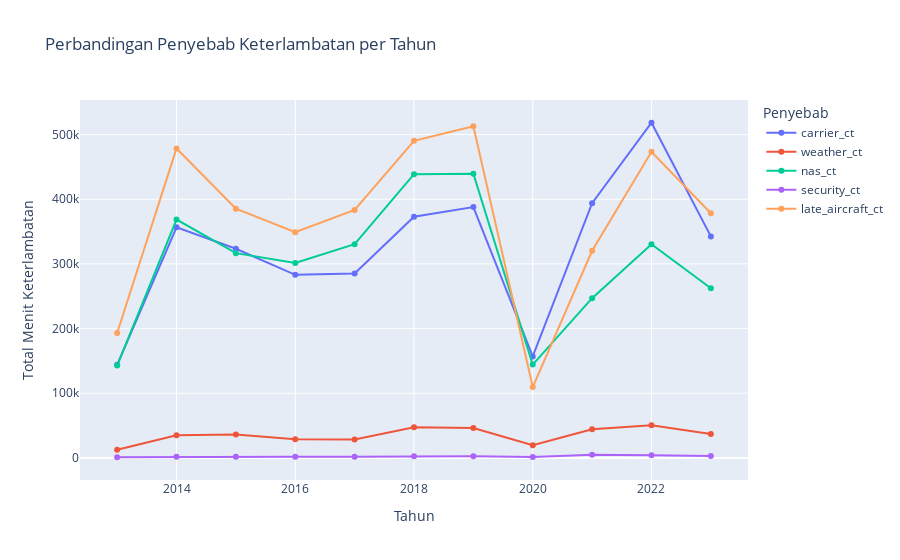

Notebook cell for this chart:
### Code cell
import plotly.express as px

df_melt = delay_per_year.melt(id_vars='year', var_name='Penyebab', value_name='Total Delay')

fig = px.line(df_melt,
              x='year',
              y='Total Delay',
              color='Penyebab',
              markers=True,
              title='Perbandingan Penyebab Keterlambatan per Tahun')

fig.update_layout(xaxis_title='Tahun',
                  yaxis_title='Total Menit Keterlambatan',
                  legend_title='Penyebab')
fig.show()

### Figure 1 — Plotly figure (JSON) as saved in the notebook; plotly's stock layout.template omitted (floating-point values rounded to 4 significant figures)
{"data": [{"hovertemplate": "Penyebab=carrier_ct<br>year=%{x}<br>Total Delay=%{y}<extra></extra>", "legendgroup": "carrier_ct", "line": {"color": "#636efa", "dash": "solid"}, "marker": {"symbol": "circle"}, "mode": "lines+markers", "name": "carrier_ct", "orientation": "v", "showlegend": true, "type": "scatter", "x": [2013, 2014, 2015, 2016, 2017, 2018, 2019, 2020, 2021, 2022, 2023], "xaxis": "x", "y": [144000.0, 356600.0, 323500.0, 283200.0, 285100.0, 373100.0, 387900.0, 156900.0, 394000.0, 518300.0, 342600.0], "yaxis": "y"}, {"hovertemplate": "Penyebab=weather_ct<br>year=%{x}<br>Total Delay=%{y}<extra></extra>", "legendgroup": "weather_ct", "line": {"color": "#EF553B", "dash": "solid"}, "marker": {"symbol": "circle"}, "mode": "lines+markers", "name": "weather_ct", "orientation": "v", "showlegend": true, "type": "scatter", "x": [2013, 2014, 2015, 2016, 2017, 2018, 2019, 2020, 2021, 2022, 2023], "xaxis": "x", "y": [12460.0, 35040.0, 36040.0, 28660.0, 28580.0, 47390.0, 46300.0, 19650.0, 44230.0, 50400.0, 37020.0], "yaxis": "y"}, {"hovertemplate": "Penyebab=nas_ct<br>year=%{x}<br>Total Delay=%{y}<extra></extra>", "legendgroup": "nas_ct", "line": {"color": "#00cc96", "dash": "solid"}, "marker": {"symbol": "circle"}, "mode": "lines+markers", "name": "nas_ct", "orientation": "v", "showlegend": true, "type": "scatter", "x": [2013, 2014, 2015, 2016, 2017, 2018, 2019, 2020, 2021, 2022, 2023], "xaxis": "x", "y": [142800.0, 368600.0, 316700.0, 301400.0, 330600.0, 438800.0, 439500.0, 144300.0, 247000.0, 330400.0, 262300.0], "yaxis": "y"}, {"hovertemplate": "Penyebab=security_ct<br>year=%{x}<br>Total Delay=%{y}<extra></extra>", "legendgroup": "security_ct", "line": {"color": "#ab63fa", "dash": "solid"}, "marker": {"symbol": "circle"}, "mode": "lines+markers", "name": "security_ct", "orientation": "v", "showlegend": true, "type": "scatter", "x": [2013, 2014, 2015, 2016, 2017, 2018, 2019, 2020, 2021, 2022, 2023], "xaxis": "x", "y": [1009.0, 1641.0, 1950.0, 1812.0, 1802.0, 2517.0, 2642.0, 1543.0, 4702.0, 4213.0, 3100.0], "yaxis": "y"}, {"hovertemplate": "Penyebab=late_aircraft_ct<br>year=%{x}<br>Total Delay=%{y}<extra></extra>", "legendgroup": "late_aircraft_ct", "line": {"color": "#FFA15A", "dash": "solid"}, "marker": {"symbol": "circle"}, "mode": "lines+markers", "name": "late_aircraft_ct", "orientation": "v", "showlegend": true, "type": "scatter", "x": [2013, 2014, 2015, 2016, 2017, 2018, 2019, 2020, 2021, 2022, 2023], "xaxis": "x", "y": [193200.0, 478600.0, 385300.0, 349100.0, 383400.0, 490400.0, 513000.0, 109600.0, 320300.0, 473500.0, 378500.0], "yaxis": "y"}], "layout": {"legend": {"title": {"text": "Penyebab"}, "tracegroupgap": 0}, "title": {"text": "Perbandingan Penyebab Keterlambatan per Tahun"}, "xaxis": {"anchor": "y", "domain": [0, 1], "title": {"text": "Tahun"}}, "yaxis": {"anchor": "x", "domain": [0, 1], "title": {"text": "Total Menit Keterlambatan"}}}}
